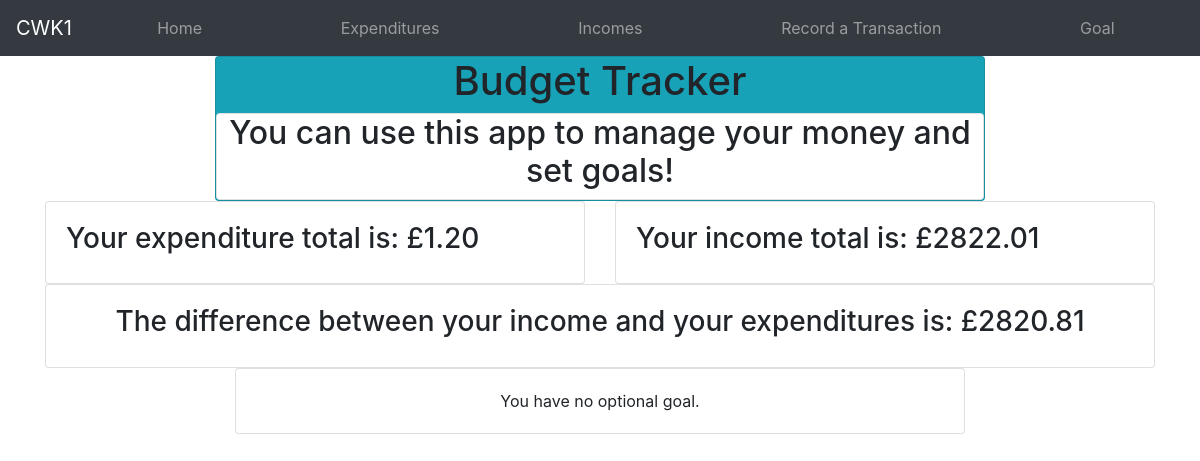
Page /home on the earlier database version.
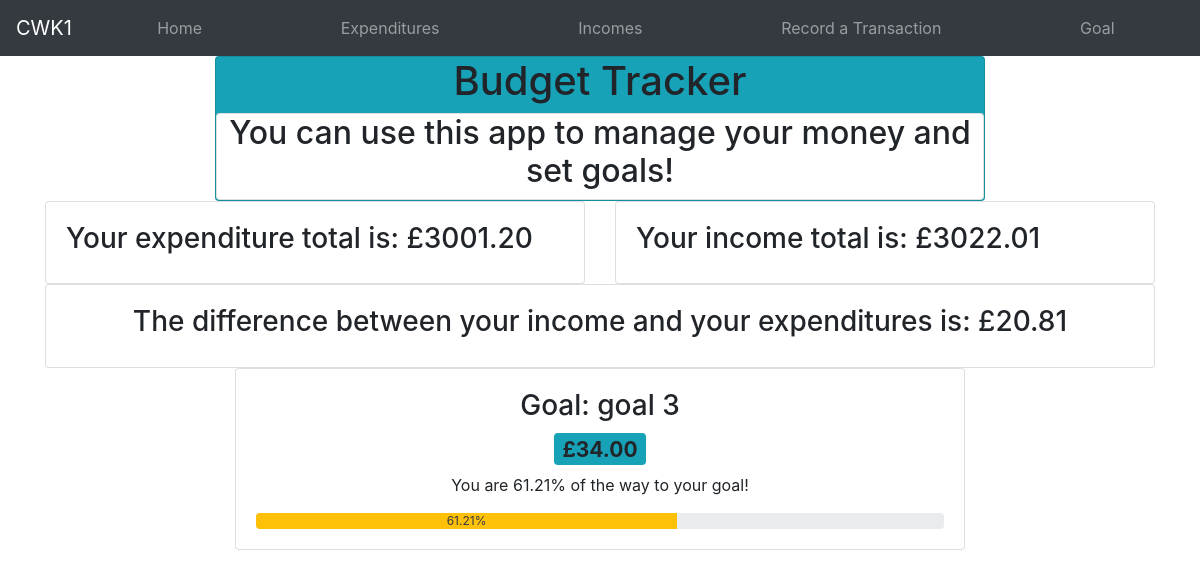
Same page on the later database version.
### app/models.py (models this page shows)
class Goal(db.Model):
    id = db.Column(db.Integer, primary_key=True)
    name = db.Column(db.String(500), index=True, nullable=True)
    amount = db.Column(db.Float, nullable=False)

### app/views.py (the view)
@app.route('/home', methods=['GET', 'POST'])
def home():
    goal_set = False
    goal_name = ""
    goal_amount = -1.0
    goal_progress = -1.0
    with app.app_context():
        expenditure_query = db.session.query(models.Expenditure.amount).all()
        income_query = db.session.query(models.Income.amount).all()
        if db.session.query(models.Goal).count() != 0:
            goal_set = True
            goal = db.session.query(models.Goal).first()
            goal_name, goal_amount = goal.name, goal.amount
    expenditure_total = 0
    income_total = 0
    for x in expenditure_query:
        expenditure_total += float(x[0])
    for x in income_query:
        income_total += float(x[0])
    exp_inc_dif = income_total-expenditure_total
    if goal_amount != -1.0:
        goal_progress = max(round(100*(exp_inc_dif/goal_amount), 2), 0)
        goal_progress=100 if goal_progress > 100 else goal_progress
    home = {'description': 'You can use this app to manage your money and set goals!',
            'income_total': 'This is your income total.',
            'optional_goal': 'You have no optional goal.',
            'null_money': 'This is to be shown if there is nothing to report.'}
    return render_template('home.html', title='Home', home=home, expenditure_total=expenditure_total, income_total=income_total, exp_inc_dif=exp_inc_dif, goal_name=goal_name, goal_amount=goal_amount, goal_set=goal_set, goal_progress=goal_progress)

### app/templates/home.html (shortened to what this page needs)
{% extends "base.html" %}
{% block content %}
<div class="flex-row">
    <div class="card bg-info text-center">
    <h1>Budget Tracker</h1>
    <div class="card">
        <h2>{{home.description}}</h2>
        </div>
    </div>
    </div>
    </div>
<div class="container">
    {% if expenditure_total == 0 and income_total == 0 %}
    <div class="row justify-content-center">
        <div class="col-md-8 text-center">
            {{ home.null_money }}
        </div>
    </div>
    {% else %}
    <div class="row">
        <div class="col-md-6">
            <div class="card">
                <div class="card-body">
                    <h3>Your expenditure total is: £{{ '%0.2f'|format(expenditure_total|float) }}</h3>
                </div>
            </div>
        </div>
        <div class="col-md-6">
            <div class="card">
                <div class="card-body">
                    <h3>Your income total is: £{{ '%0.2f'|format(income_total|float) }}</h3>
                </div>
            </div>
        </div>
    </div>
    <div class="row">
        <div class="col-md-12 text-center">
            <div class="card">
                <div class="card-body">
                    <h3>The difference between your income and your expenditures is: £{{ '%0.2f'|format(exp_inc_dif|float) }}</h3>
                </div>
            </div>
        </div>
    </div>
    {% endif %}
</div>
<div class="container">
    <div class="row justify-content-center">
        <div class="col-md-8 text-center">
            {% if goal_set %}
            <div class="card">
                <div class="card-body">
                    <h3>Goal: {{ goal_name }}</h3>
                    <h3>
                        <span class="badge bg-info"> £{{ '%0.2f'|format(goal_amount|float) }}</span>
                    </h3>
                    <div class="body">
                        {% if goal_progress == 100 %}
                        <p>You have reached your goal!</p>
                        {% else %}
                        <p>You are {{ goal_progress }}% of the way to your goal!</p>
                        {% endif %}
                    </div>
                    <div class="progress">
                        <div class="progress-bar bg-warning text-dark" role="progressbar" style="width: {{ goal_progress }}%" aria-valuenow="{{ goal_progress }}" aria-valuemin="0" aria-valuemax="100">{{ goal_progress }}%</div>
                    </div>
                </div>
            </div>
            {% else %}
            <div class="card">
                <div class="card-body">
                    {{ home.optional_goal }}
                </div>
            </div>
            {% endif %}
        </div>
    </div>
</div>
{% endblock %}

### app/templates/base.html (shortened to what this page needs)
<!DOCTYPE html>
<html lang="en">
  <head>
  <link rel="stylesheet" href="https://stackpath.bootstrapcdn.com/bootstrap/4.2.1/css/bootstrap.min.css">
  </head>
  <body>
    <nav class="navbar navbar-expand-md navbar-dark bg-dark">
      <a class="navbar-brand" href="#">CWK1</a>
      <div class="collapse navbar-collapse" id="navbarSupportedContent">
          <ul class="navbar-nav w-100 justify-content-around">
              <li class="nav-item"><a class="nav-link" href="/home">Home <span class="sr-only">(current)</span></a></li>
              <li class="nav-item"><a class="nav-link" href="/expenditures">Expenditures</a></li>
              <li class="nav-item"><a class="nav-link" href="/incomes">Incomes</a></li>
              <li class="nav-item"><a class="nav-link" href="/form">Record a Transaction</a></li>
              <li class="nav-item"><a class="nav-link" href="/goal">Goal</a></li>
          </ul>
      </div>
  </nav>
    <div class="container-fluid">
      <div class="row">
        <div class="col-2"></div>
          <div class="col-8 justify-content-center">
            {% block content %}{% endblock %}
          </div>
        </div>
  </body>
</html>

Differences in the rows shown:
added Goal: name "goal 3", amount "34.00"
Other differences:
{{ '%0.2f'|format(expenditure_total|float) }}: "1.20" → "3001.20"
{{ '%0.2f'|format(income_total|float) }}: "2822.01" → "3022.01"
{{ '%0.2f'|format(exp_inc_dif|float) }}: "2820.81" → "20.81"
{{ goal_progress }}: (not shown) → "61.21"
{{ home.optional_goal }}: "You have no optional goal." → (not shown)
text now shown: "Goal: £ You are % of the way to your goal! %"
